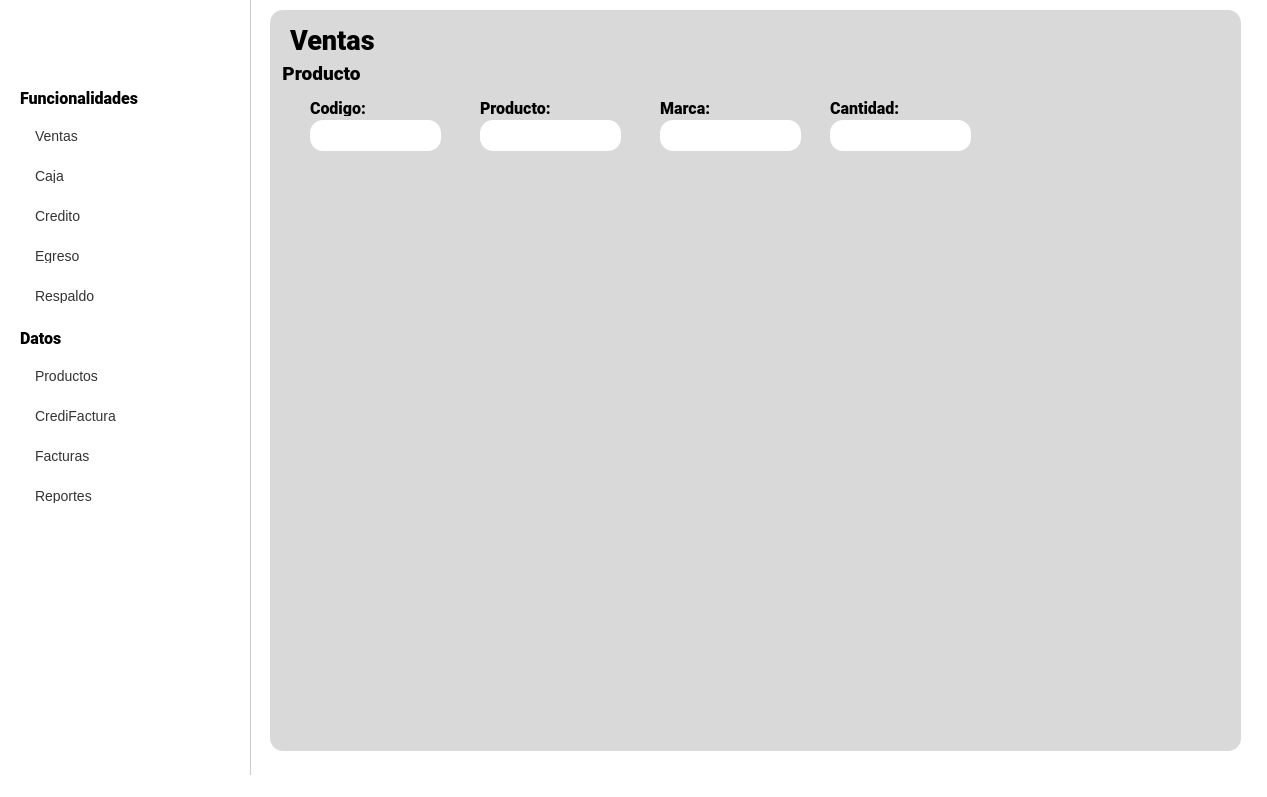
<?xml version="1.0" encoding="UTF-8"?>
<ui version="4.0">
 <class>MainWindow</class>
 <widget class="QMainWindow" name="MainWindow">
  <property name="geometry">
   <rect>
    <x>0</x>
    <y>0</y>
    <width>1267</width>
    <height>797</height>
   </rect>
  </property>
  <property name="windowTitle">
   <string>MainWindow</string>
  </property>
  <property name="styleSheet">
   <string notr="true">background-color: rgb(255, 255, 255);</string>
  </property>
  <widget class="QWidget" name="centralwidget">
   <widget class="QWidget" name="navbar" native="true">
    <property name="geometry">
     <rect>
      <x>0</x>
      <y>-10</y>
      <width>251</width>
      <height>791</height>
     </rect>
    </property>
    <property name="sizePolicy">
     <sizepolicy hsizetype="Preferred" vsizetype="Preferred">
      <horstretch>0</horstretch>
      <verstretch>0</verstretch>
     </sizepolicy>
    </property>
    <property name="styleSheet">
     <string notr="true">QWidget#navbar {
    border-right: 1px solid #ccc; /* Línea divisoria */
}</string>
    </property>
    <widget class="QLabel" name="label">
     <property name="geometry">
      <rect>
       <x>20</x>
       <y>30</y>
       <width>201</width>
       <height>41</height>
      </rect>
     </property>
     <property name="sizePolicy">
      <sizepolicy hsizetype="Fixed" vsizetype="Fixed">
       <horstretch>0</horstretch>
       <verstretch>0</verstretch>
      </sizepolicy>
     </property>
     <property name="minimumSize">
      <size>
       <width>0</width>
       <height>0</height>
      </size>
     </property>
     <property name="font">
      <font>
       <family>Roboto Black</family>
       <pointsize>20</pointsize>
       <weight>75</weight>
       <bold>true</bold>
      </font>
     </property>
     <property name="text">
      <string/>
     </property>
     <property name="pixmap">
      <pixmap>../Logos/Letra_con_fondo-removebg.png</pixmap>
     </property>
     <property name="scaledContents">
      <bool>true</bool>
     </property>
     <property name="alignment">
      <set>Qt::AlignCenter</set>
     </property>
    </widget>
    <widget class="QLabel" name="label_2">
     <property name="geometry">
      <rect>
       <x>20</x>
       <y>100</y>
       <width>121</width>
       <height>16</height>
      </rect>
     </property>
     <property name="font">
      <font>
       <family>Roboto Black</family>
       <pointsize>12</pointsize>
       <weight>75</weight>
       <italic>false</italic>
       <bold>true</bold>
      </font>
     </property>
     <property name="text">
      <string>Funcionalidades</string>
     </property>
    </widget>
    <widget class="QPushButton" name="pushButton">
     <property name="geometry">
      <rect>
       <x>20</x>
       <y>130</y>
       <width>221</width>
       <height>31</height>
      </rect>
     </property>
     <property name="cursor">
      <cursorShape>PointingHandCursor</cursorShape>
     </property>
     <property name="styleSheet">
      <string notr="true">QPushButton {
    background-color: transparent;
    border: none;
    text-align: left;
    padding: 8px 15px;
    font-size: 14px;
    color: #333;
}

QPushButton:hover {
    background-color: #e0e0e0;
    border-radius: 5px;
}</string>
     </property>
     <property name="text">
      <string>Ventas</string>
     </property>
     <property name="icon">
      <iconset>
       <normaloff>../iconos/carro.png</normaloff>../iconos/carro.png</iconset>
     </property>
     <property name="iconSize">
      <size>
       <width>18</width>
       <height>18</height>
      </size>
     </property>
     <property name="autoRepeat">
      <bool>false</bool>
     </property>
     <property name="autoDefault">
      <bool>false</bool>
     </property>
    </widget>
    <widget class="QPushButton" name="pushButton_2">
     <property name="geometry">
      <rect>
       <x>20</x>
       <y>170</y>
       <width>221</width>
       <height>31</height>
      </rect>
     </property>
     <property name="cursor">
      <cursorShape>PointingHandCursor</cursorShape>
     </property>
     <property name="styleSheet">
      <string notr="true">QPushButton {
    background-color: transparent;
    border: none;
    text-align: left;
    padding: 8px 15px;
    font-size: 14px;
    color: #333;
}

QPushButton:hover {
    background-color: #e0e0e0;
    border-radius: 5px;
}</string>
     </property>
     <property name="text">
      <string>Caja</string>
     </property>
     <property name="icon">
      <iconset>
       <normaloff>../iconos/caja-registradora.png</normaloff>../iconos/caja-registradora.png</iconset>
     </property>
     <property name="iconSize">
      <size>
       <width>18</width>
       <height>18</height>
      </size>
     </property>
     <property name="autoRepeat">
      <bool>false</bool>
     </property>
     <property name="autoDefault">
      <bool>false</bool>
     </property>
    </widget>
    <widget class="QPushButton" name="pushButton_3">
     <property name="geometry">
      <rect>
       <x>20</x>
       <y>250</y>
       <width>221</width>
       <height>31</height>
      </rect>
     </property>
     <property name="cursor">
      <cursorShape>PointingHandCursor</cursorShape>
     </property>
     <property name="styleSheet">
      <string notr="true">QPushButton {
    background-color: transparent;
    border: none;
    text-align: left;
    padding: 8px 15px;
    font-size: 14px;
    color: #333;
}

QPushButton:hover {
    background-color: #e0e0e0;
    border-radius: 5px;
}</string>
     </property>
     <property name="text">
      <string>Egreso</string>
     </property>
     <property name="icon">
      <iconset>
       <normaloff>../iconos/gastando-dinero.png</normaloff>../iconos/gastando-dinero.png</iconset>
     </property>
     <property name="iconSize">
      <size>
       <width>18</width>
       <height>18</height>
      </size>
     </property>
     <property name="autoRepeat">
      <bool>false</bool>
     </property>
     <property name="autoDefault">
      <bool>false</bool>
     </property>
    </widget>
    <widget class="QPushButton" name="pushButton_4">
     <property name="geometry">
      <rect>
       <x>20</x>
       <y>210</y>
       <width>221</width>
       <height>31</height>
      </rect>
     </property>
     <property name="cursor">
      <cursorShape>PointingHandCursor</cursorShape>
     </property>
     <property name="styleSheet">
      <string notr="true">QPushButton {
    background-color: transparent;
    border: none;
    text-align: left;
    padding: 8px 15px;
    font-size: 14px;
    color: #333;
}

QPushButton:hover {
    background-color: #e0e0e0;
    border-radius: 5px;
}</string>
     </property>
     <property name="text">
      <string>Credito</string>
     </property>
     <property name="icon">
      <iconset>
       <normaloff>../iconos/tarjetas-de-credito.png</normaloff>../iconos/tarjetas-de-credito.png</iconset>
     </property>
     <property name="iconSize">
      <size>
       <width>18</width>
       <height>18</height>
      </size>
     </property>
     <property name="autoRepeat">
      <bool>false</bool>
     </property>
     <property name="autoDefault">
      <bool>false</bool>
     </property>
    </widget>
    <widget class="QPushButton" name="pushButton_5">
     <property name="geometry">
      <rect>
       <x>20</x>
       <y>370</y>
       <width>221</width>
       <height>31</height>
      </rect>
     </property>
     <property name="cursor">
      <cursorShape>PointingHandCursor</cursorShape>
     </property>
     <property name="styleSheet">
      <string notr="true">QPushButton {
    background-color: transparent;
    border: none;
    text-align: left;
    padding: 8px 15px;
    font-size: 14px;
    color: #333;
}

QPushButton:hover {
    background-color: #e0e0e0;
    border-radius: 5px;
}</string>
     </property>
     <property name="text">
      <string>Productos</string>
     </property>
     <property name="icon">
      <iconset>
       <normaloff>../iconos/agregar-producto.png</normaloff>../iconos/agregar-producto.png</iconset>
     </property>
     <property name="iconSize">
      <size>
       <width>18</width>
       <height>18</height>
      </size>
     </property>
     <property name="autoRepeat">
      <bool>false</bool>
     </property>
     <property name="autoDefault">
      <bool>false</bool>
     </property>
    </widget>
    <widget class="QPushButton" name="pushButton_6">
     <property name="geometry">
      <rect>
       <x>20</x>
       <y>290</y>
       <width>221</width>
       <height>31</height>
      </rect>
     </property>
     <property name="cursor">
      <cursorShape>PointingHandCursor</cursorShape>
     </property>
     <property name="styleSheet">
      <string notr="true">QPushButton {
    background-color: transparent;
    border: none;
    text-align: left;
    padding: 8px 15px;
    font-size: 14px;
    color: #333;
}

QPushButton:hover {
    background-color: #e0e0e0;
    border-radius: 5px;
}</string>
     </property>
     <property name="text">
      <string>Respaldo</string>
     </property>
     <property name="icon">
      <iconset>
       <normaloff>../iconos/transferir.png</normaloff>../iconos/transferir.png</iconset>
     </property>
     <property name="iconSize">
      <size>
       <width>18</width>
       <height>18</height>
      </size>
     </property>
     <property name="autoRepeat">
      <bool>false</bool>
     </property>
     <property name="autoDefault">
      <bool>false</bool>
     </property>
    </widget>
    <widget class="QLabel" name="label_3">
     <property name="geometry">
      <rect>
       <x>20</x>
       <y>340</y>
       <width>81</width>
       <height>16</height>
      </rect>
     </property>
     <property name="font">
      <font>
       <family>Roboto Black</family>
       <pointsize>12</pointsize>
       <weight>75</weight>
       <italic>false</italic>
       <bold>true</bold>
      </font>
     </property>
     <property name="text">
      <string>Datos</string>
     </property>
    </widget>
    <widget class="QPushButton" name="pushButton_7">
     <property name="geometry">
      <rect>
       <x>20</x>
       <y>490</y>
       <width>221</width>
       <height>31</height>
      </rect>
     </property>
     <property name="cursor">
      <cursorShape>PointingHandCursor</cursorShape>
     </property>
     <property name="styleSheet">
      <string notr="true">QPushButton {
    background-color: transparent;
    border: none;
    text-align: left;
    padding: 8px 15px;
    font-size: 14px;
    color: #333;
}

QPushButton:hover {
    background-color: #e0e0e0;
    border-radius: 5px;
}</string>
     </property>
     <property name="text">
      <string>Reportes</string>
     </property>
     <property name="icon">
      <iconset>
       <normaloff>../iconos/analisis.png</normaloff>../iconos/analisis.png</iconset>
     </property>
     <property name="iconSize">
      <size>
       <width>18</width>
       <height>18</height>
      </size>
     </property>
     <property name="autoRepeat">
      <bool>false</bool>
     </property>
     <property name="autoDefault">
      <bool>false</bool>
     </property>
    </widget>
    <widget class="QPushButton" name="pushButton_8">
     <property name="geometry">
      <rect>
       <x>20</x>
       <y>410</y>
       <width>221</width>
       <height>31</height>
      </rect>
     </property>
     <property name="cursor">
      <cursorShape>PointingHandCursor</cursorShape>
     </property>
     <property name="styleSheet">
      <string notr="true">QPushButton {
    background-color: transparent;
    border: none;
    text-align: left;
    padding: 8px 15px;
    font-size: 14px;
    color: #333;
}

QPushButton:hover {
    background-color: #e0e0e0;
    border-radius: 5px;
}</string>
     </property>
     <property name="text">
      <string>CrediFactura</string>
     </property>
     <property name="icon">
      <iconset>
       <normaloff>../iconos/atrasado.png</normaloff>../iconos/atrasado.png</iconset>
     </property>
     <property name="iconSize">
      <size>
       <width>18</width>
       <height>18</height>
      </size>
     </property>
     <property name="autoRepeat">
      <bool>false</bool>
     </property>
     <property name="autoDefault">
      <bool>false</bool>
     </property>
    </widget>
    <widget class="QPushButton" name="pushButton_9">
     <property name="geometry">
      <rect>
       <x>20</x>
       <y>450</y>
       <width>221</width>
       <height>31</height>
      </rect>
     </property>
     <property name="cursor">
      <cursorShape>PointingHandCursor</cursorShape>
     </property>
     <property name="styleSheet">
      <string notr="true">QPushButton {
    background-color: transparent;
    border: none;
    text-align: left;
    padding: 8px 15px;
    font-size: 14px;
    color: #333;
}

QPushButton:hover {
    background-color: #e0e0e0;
    border-radius: 5px;
}</string>
     </property>
     <property name="text">
      <string>Facturas</string>
     </property>
     <property name="icon">
      <iconset>
       <normaloff>../iconos/factura.png</normaloff>../iconos/factura.png</iconset>
     </property>
     <property name="iconSize">
      <size>
       <width>18</width>
       <height>18</height>
      </size>
     </property>
     <property name="autoRepeat">
      <bool>false</bool>
     </property>
     <property name="autoDefault">
      <bool>false</bool>
     </property>
    </widget>
   </widget>
   <widget class="QWidget" name="widget" native="true">
    <property name="geometry">
     <rect>
      <x>270</x>
      <y>10</y>
      <width>971</width>
      <height>741</height>
     </rect>
    </property>
    <property name="styleSheet">
     <string notr="true">border-radius: 13px;
background-color: rgb(217, 217, 217);</string>
    </property>
    <widget class="QLabel" name="label_4">
     <property name="geometry">
      <rect>
       <x>20</x>
       <y>20</y>
       <width>91</width>
       <height>21</height>
      </rect>
     </property>
     <property name="font">
      <font>
       <family>Roboto Black</family>
       <pointsize>20</pointsize>
       <weight>75</weight>
       <italic>false</italic>
       <bold>true</bold>
      </font>
     </property>
     <property name="text">
      <string>Ventas</string>
     </property>
    </widget>
    <widget class="QGroupBox" name="groupBox">
     <property name="geometry">
      <rect>
       <x>10</x>
       <y>50</y>
       <width>911</width>
       <height>241</height>
      </rect>
     </property>
     <property name="font">
      <font>
       <family>Roboto Black</family>
       <pointsize>14</pointsize>
       <weight>75</weight>
       <bold>true</bold>
      </font>
     </property>
     <property name="title">
      <string>Producto</string>
     </property>
     <widget class="QLineEdit" name="lineEdit">
      <property name="geometry">
       <rect>
        <x>30</x>
        <y>60</y>
        <width>131</width>
        <height>31</height>
       </rect>
      </property>
      <property name="styleSheet">
       <string notr="true">background-color: rgb(255, 255, 255);</string>
      </property>
     </widget>
     <widget class="QLabel" name="label_5">
      <property name="geometry">
       <rect>
        <x>30</x>
        <y>40</y>
        <width>61</width>
        <height>16</height>
       </rect>
      </property>
      <property name="font">
       <font>
        <family>Roboto Black</family>
        <pointsize>12</pointsize>
        <weight>75</weight>
        <bold>true</bold>
       </font>
      </property>
      <property name="text">
       <string>Codigo:</string>
      </property>
     </widget>
     <widget class="QLineEdit" name="lineEdit_2">
      <property name="geometry">
       <rect>
        <x>200</x>
        <y>60</y>
        <width>141</width>
        <height>31</height>
       </rect>
      </property>
      <property name="styleSheet">
       <string notr="true">background-color: rgb(255, 255, 255);</string>
      </property>
     </widget>
     <widget class="QLabel" name="label_6">
      <property name="geometry">
       <rect>
        <x>200</x>
        <y>40</y>
        <width>71</width>
        <height>16</height>
       </rect>
      </property>
      <property name="font">
       <font>
        <family>Roboto Black</family>
        <pointsize>12</pointsize>
        <weight>75</weight>
        <bold>true</bold>
       </font>
      </property>
      <property name="text">
       <string>Producto:</string>
      </property>
     </widget>
     <widget class="QLineEdit" name="lineEdit_3">
      <property name="geometry">
       <rect>
        <x>380</x>
        <y>60</y>
        <width>141</width>
        <height>31</height>
       </rect>
      </property>
      <property name="styleSheet">
       <string notr="true">background-color: rgb(255, 255, 255);</string>
      </property>
     </widget>
     <widget class="QLabel" name="label_7">
      <property name="geometry">
       <rect>
        <x>380</x>
        <y>40</y>
        <width>61</width>
        <height>16</height>
       </rect>
      </property>
      <property name="font">
       <font>
        <family>Roboto Black</family>
        <pointsize>12</pointsize>
        <weight>75</weight>
        <bold>true</bold>
       </font>
      </property>
      <property name="text">
       <string>Marca:</string>
      </property>
     </widget>
     <widget class="QLineEdit" name="lineEdit_4">
      <property name="geometry">
       <rect>
        <x>550</x>
        <y>60</y>
        <width>141</width>
        <height>31</height>
       </rect>
      </property>
      <property name="styleSheet">
       <string notr="true">background-color: rgb(255, 255, 255);</string>
      </property>
     </widget>
     <widget class="QLabel" name="label_8">
      <property name="geometry">
       <rect>
        <x>550</x>
        <y>40</y>
        <width>71</width>
        <height>16</height>
       </rect>
      </property>
      <property name="font">
       <font>
        <family>Roboto Black</family>
        <pointsize>12</pointsize>
        <weight>75</weight>
        <bold>true</bold>
       </font>
      </property>
      <property name="text">
       <string>Cantidad:</string>
      </property>
     </widget>
    </widget>
   </widget>
  </widget>
  <widget class="QMenuBar" name="menubar">
   <property name="geometry">
    <rect>
     <x>0</x>
     <y>0</y>
     <width>1267</width>
     <height>21</height>
    </rect>
   </property>
  </widget>
  <widget class="QStatusBar" name="statusbar"/>
 </widget>
 <resources/>
 <connections/>
</ui>
